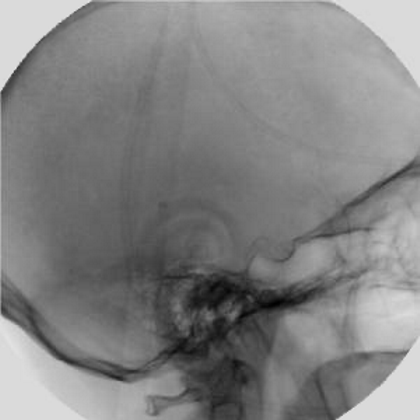
#> input picture 08. Subtraction/Angio.tif, 420 x 420 px
$ python Subtraction.py
#> lines starting #> are read from the running program, lines starting #| are printed output that depends on the picture
import cv2
import numpy as np
from matplotlib import pyplot as plt

#IMAGE SUBTRACTION

img=cv2.imread("Angio.tif",0)
#> img is the input picture: shape (420, 420); min 0, max 234, mean 130.7
shade=cv2.imread("Mask.tif",0)
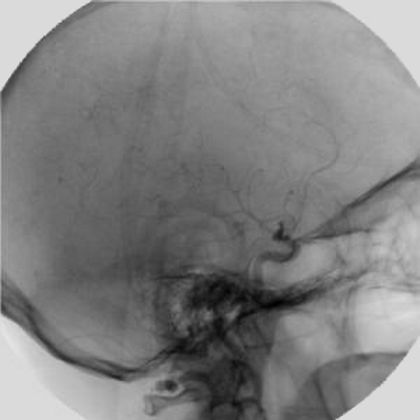
#> input picture 08. Subtraction/Mask.tif, 420 x 420 px
#> shade is the input picture: shape (420, 420); min 0, max 229, mean 129.3
img=np.float64(img)
shade=np.float64(shade)
new_img=shade-img
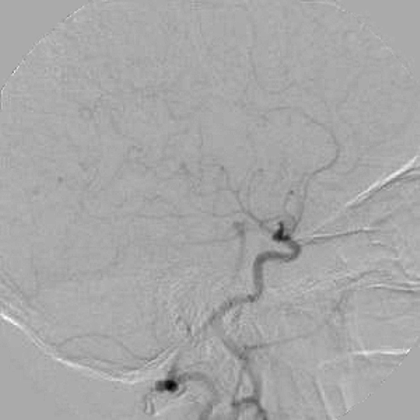
#> new_img: shape (420, 420) float64; min -104, max 52, mean -1.4; drawn with min black and max white

plt.subplot(131),plt.imshow(img,'gray')
plt.subplot(132),plt.imshow(shade,'gray')
plt.subplot(133),plt.imshow(new_img,'gray')
plt.show()
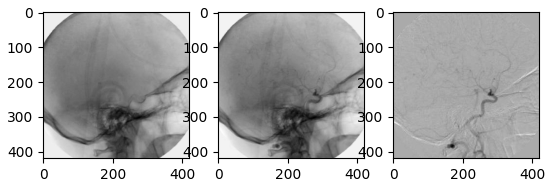
#> figure drawn by matplotlib, 3 panels
